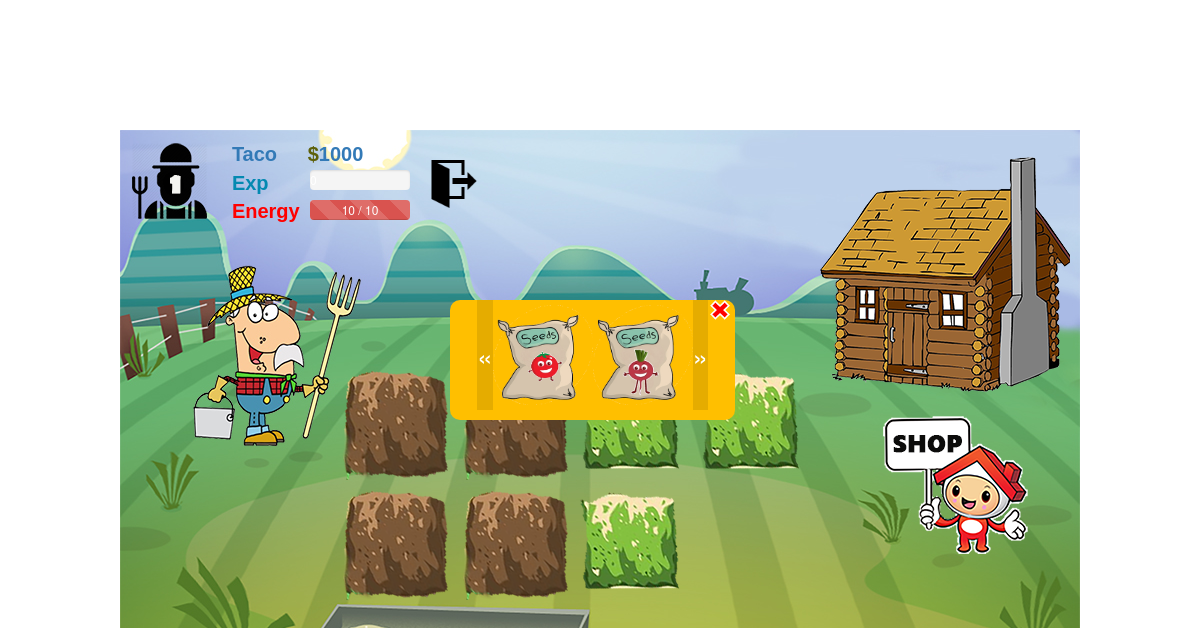
The page /selectseed.php (signed in) on the database as committed earlier.
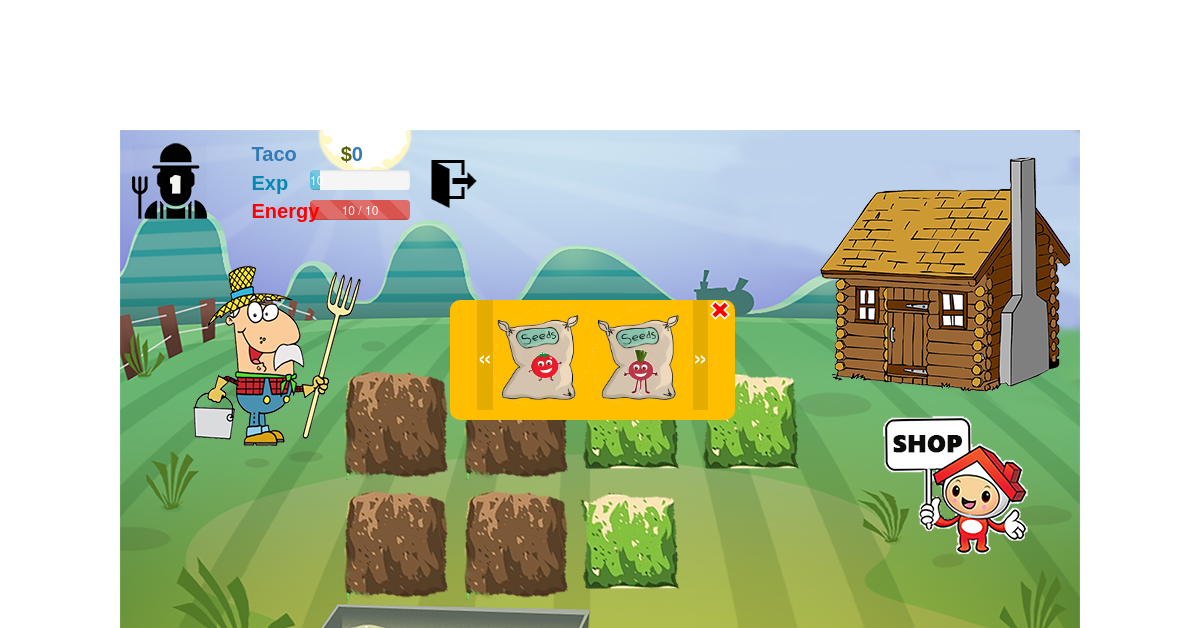
The same page on the database as committed later.
### tables this page shows
CREATE TABLE IF NOT EXISTS `user` (
  `uid` varchar(30) NOT NULL,
  `pwd` varchar(30) NOT NULL,
  `uname` varchar(15) NOT NULL,
  `uexp` int(11) NOT NULL,
  `ulevel` int(11) NOT NULL DEFAULT '1',
  `uenergy` int(11) NOT NULL DEFAULT '10',
  `umoney` int(11) NOT NULL DEFAULT '1000',
  `ucount` int(11) NOT NULL
);

### selectseed.php (the view, shortened to what this page needs)
<?php
include"config.php";
$id=$_SESSION['uid'];
?>
<!DOCTYPE html>
<html>
<head>
<link rel="stylesheet" href="http://maxcdn.bootstrapcdn.com/bootstrap/3.3.5/css/bootstrap.min.css">
<link rel="stylesheet" type="text/css" href="jQuery/jquery.dbpas.carousel.css" />
</head>
<body>
<div id="frame">
<a href="1_main.php"><img id="cancel" src="img\cancel.png" style="width:20px; height:20px;"/>
<table>
    <?php
        $sql = "select * from user where uid='$id';";
        $results=mysqli_query($conn,$sql);
        while ($rs=mysqli_fetch_array($results)) {
            if($rs['ulevel']==1){
                echo "<tr><td rowspan='3'><img src=\"img\lv1.png\"></td>";
            }
            $process = 100*($rs['uexp']/(100*$rs['ulevel']));
            $engprocess = 10*$rs['uenergy'];
            echo "<td>" , $rs['uname'] ,
                "</td><td>" , "<font color='#5E610B';>$</font>",$rs['umoney'],
                "</td></tr>" ,
                "<tr><td>" ,"<font color='#0489B1';>Exp</font>",
                "</td><td>"," ",
                "</td></tr>",
                "<tr><td>" ,"<font color='RED';>Energy</font>",
                "</td><td>"," ",
                "</td></tr>";
            echo "<div class=\"progress1\">",
                "<div class=\"progress\">",
                "<div class=\"progress-bar progress-bar-info progress-bar-striped active\" role=\"progressbar\" aria-valuenow=\"$process\" aria-valuemin=\"0\" aria-valuemax=\"100\" style=\"width:$process%;\">",
                $rs['uexp']," / ",100*$rs['ulevel'],"</div></div></div>";
            echo "<div class=\"progress2\">",
                "<div class=\"progress\">",
                "<div class=\"progress-bar progress-bar-danger progress-bar-striped active\" role=\"progressbar\" aria-valuenow=\"$engprocess\" aria-valuemin=\"0\" aria-valuemax=\"100\" style=\"width:$engprocess%; \">",
                $rs['uenergy']," / ","10","</div></div></div>";
        }
    ?>
</table>
<div id="landstatus">
    <ul id="seed">
<?php
    $sql = "select * from warehouse where uid='$id';";
    $results=mysqli_query($conn,$sql);
    while ($rs=mysqli_fetch_array($results)) {
        if($rs['sid']=='tomato'){
            echo "<li><a href='alert.php?gsid=",$rs['sid'] ,"'><img src=\"img\stomato.png\"  style=\"width:100px; height:100px;\" ></a></li>";
        }
        if($rs['sid']=='beetroot'){
            echo "<li><a href='alert.php?gsid=",$rs['sid'] ,"'><img src=\"img\sbeetroot.png\"  style=\"width:100px; height:100px;\" ></a></li>";        }
    }
?>
</ul>
</div>
<?php
    $sql1 = "select * from land where uid='$id';";
    $results1=mysqli_query($conn,$sql1);
    while ($rs1=mysqli_fetch_array($results1)) {
        if(($rs1['lid']%7==1)&&($rs1['lstatus']==0))
            echo "<img id=\"land1\" src=\"img\land.png\"></a>";
        if(($rs1['lid']%7==2)&&($rs1['lstatus']==0))
            echo "<img id=\"land2\" src=\"img\land.png\"></a>";
        if(($rs1['lid']%7==3)&&($rs1['lstatus']==0))
            echo "<img id=\"land3\" src=\"img\land.png\"></a>";
        if(($rs1['lid']%7==4)&&($rs1['lstatus']==0))
            echo "<img id=\"land4\" src=\"img\land.png\"></a>";
        if(($rs1['lid']%7==5)&&($rs1['lstatus']==1))
            echo "<img id=\"land5\" src=\"img\gland.png\">";
        if(($rs1['lid']%7==6)&&($rs1['lstatus']==1))
            echo "<img id=\"land6\" src=\"img\gland.png\">";
        if(($rs1['lid']%7==0)&&($rs1['lstatus']==1))
            echo "<img id=\"land7\" src=\"img\gland.png\">";
    }
?>
<a href="2_warehouse.php"><img id="warehouse" src="img\warehouse.png"></a>
<a href="2_shop.php"><img id="shop" src="img\shop.png"></a>
<a href="0_logout.php"><img id="exit" src="img\exit.png"></a>
</div>
</body>
</html>

Rows that differ between the two databases and show on the page:
changed user "Taco": umoney "1000" → "0"; uexp (not shown) → "10"
